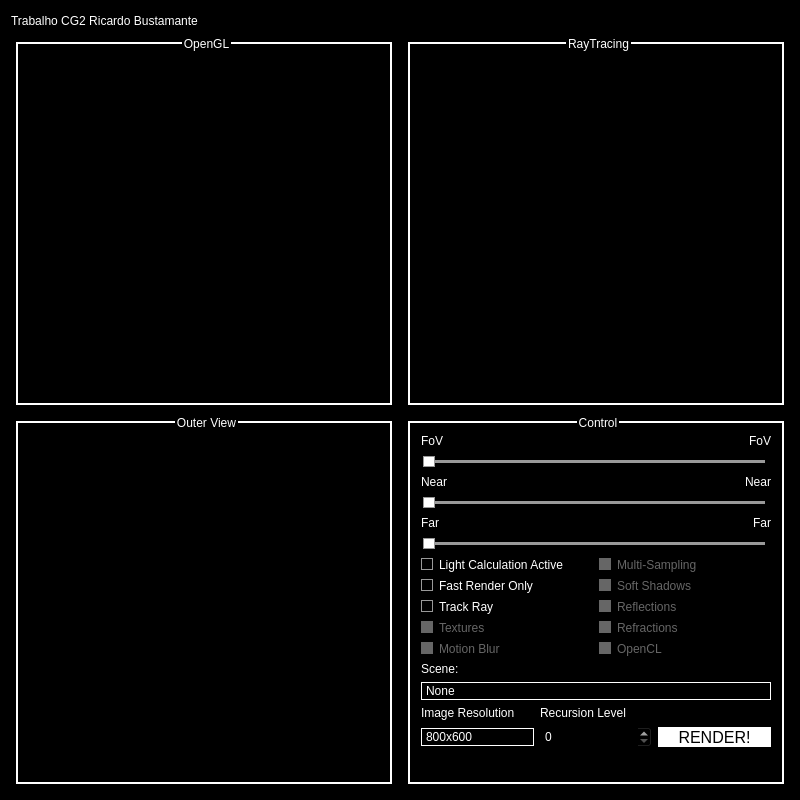
<?xml version="1.0" encoding="UTF-8"?>
<ui version="4.0">
 <class>MainWindow</class>
 <widget class="QMainWindow" name="MainWindow">
  <property name="geometry">
   <rect>
    <x>0</x>
    <y>0</y>
    <width>800</width>
    <height>800</height>
   </rect>
  </property>
  <property name="minimumSize">
   <size>
    <width>800</width>
    <height>800</height>
   </size>
  </property>
  <property name="windowTitle">
   <string>Trabalho CG2 - Ricardo Bustamante</string>
  </property>
  <property name="styleSheet">
   <string notr="true">/* ===QWidget=== */

QWidget{
background-color: #000;
color: #fff;
}

/* ===QSlider=== */
QSlider::groove:horizontal {
     background: #999;
     position: absolute; /* absolutely position 4px from the left and right of the widget. setting margins on the widget should work too... */
	top: 6px;bottom: 6px;
     left: 6px; right: 6px;
 }

 QSlider::handle:horizontal {
     height: 10px;
	width: 10px;
    background: #fff;
	border: 1px solid #999;
     margin:  -4px; /* expand outside the groove */
 }

/* ===QGroupBox=== */
QGroupBox{
	border: 2px solid white;
	padding: 0px;
	margin: 5px;
}

QGroupBox::title{
	subcontrol-origin: margin;
	subcontrol-position: top center;
}

/* ===QCheckBox=== */
QCheckBox::indicator{
	background-color: #999;
	border: 1px solid #999;
	width: 10px;
	height: 10px;
}

QCheckBox::indicator::checked{
	background-color: #fff;
}

QCheckBox::indicator::unchecked{
	background-color: #000;
}

QCheckBox::indicator::disabled{
	background-color: #666;
	border: 1px solid #666;
}

QCheckBox::disabled{
	color: #666;
}

/* ===QComboBox=== */
QComboBox{
	background-color: #000;
	border: 1px solid white;
}

QComboBox::drop-down{
border: none;
}

QComboBox::down-arrow{
	
	border-image: url(:/resources/arrow.png);
}

QComboBox::hover{
	background-color: #666
}

/* ===QPushButton=== */
QPushButton{
	border:1px solid white;
width: 20px;
height: 20px;
}

QPushButton::hover{
	background-color: #666
}</string>
  </property>
  <widget class="QWidget" name="centralWidget">
   <property name="styleSheet">
    <string notr="true"/>
   </property>
   <layout class="QGridLayout" name="gridLayout" rowstretch="0,5,5" columnstretch="5,5">
    <item row="1" column="0">
     <widget class="QGroupBox" name="opengl_box">
      <property name="styleSheet">
       <string notr="true"/>
      </property>
      <property name="title">
       <string>OpenGL</string>
      </property>
      <layout class="QHBoxLayout" name="horizontalLayout_4"/>
     </widget>
    </item>
    <item row="1" column="1">
     <widget class="QGroupBox" name="raytracing_box">
      <property name="title">
       <string>RayTracing</string>
      </property>
      <layout class="QHBoxLayout" name="horizontalLayout_5"/>
     </widget>
    </item>
    <item row="2" column="0">
     <widget class="QGroupBox" name="outerview_box">
      <property name="title">
       <string>Outer View</string>
      </property>
      <layout class="QHBoxLayout" name="horizontalLayout_6"/>
     </widget>
    </item>
    <item row="0" column="1">
     <layout class="QHBoxLayout" name="horizontalLayout_7">
      <item>
       <spacer name="horizontalSpacer_3">
        <property name="orientation">
         <enum>Qt::Horizontal</enum>
        </property>
        <property name="sizeHint" stdset="0">
         <size>
          <width>40</width>
          <height>20</height>
         </size>
        </property>
       </spacer>
      </item>
     </layout>
    </item>
    <item row="0" column="0">
     <layout class="QHBoxLayout" name="horizontalLayout_8">
      <item>
       <widget class="QLabel" name="label_2">
        <property name="text">
         <string>Trabalho CG2 Ricardo Bustamante</string>
        </property>
       </widget>
      </item>
      <item>
       <spacer name="horizontalSpacer_2">
        <property name="orientation">
         <enum>Qt::Horizontal</enum>
        </property>
        <property name="sizeHint" stdset="0">
         <size>
          <width>40</width>
          <height>20</height>
         </size>
        </property>
       </spacer>
      </item>
     </layout>
    </item>
    <item row="2" column="1">
     <widget class="QGroupBox" name="groupBox_4">
      <property name="title">
       <string>Control</string>
      </property>
      <layout class="QVBoxLayout" name="verticalLayout_2">
       <item>
        <layout class="QHBoxLayout" name="horizontalLayout">
         <item>
          <widget class="QLabel" name="label_4">
           <property name="text">
            <string>FoV</string>
           </property>
          </widget>
         </item>
         <item>
          <widget class="QLabel" name="fov_label">
           <property name="text">
            <string>FoV</string>
           </property>
           <property name="alignment">
            <set>Qt::AlignRight|Qt::AlignTrailing|Qt::AlignVCenter</set>
           </property>
          </widget>
         </item>
        </layout>
       </item>
       <item>
        <widget class="QSlider" name="fov_slider">
         <property name="maximum">
          <number>100</number>
         </property>
         <property name="singleStep">
          <number>10</number>
         </property>
         <property name="value">
          <number>0</number>
         </property>
         <property name="orientation">
          <enum>Qt::Horizontal</enum>
         </property>
         <property name="tickPosition">
          <enum>QSlider::NoTicks</enum>
         </property>
         <property name="tickInterval">
          <number>10</number>
         </property>
        </widget>
       </item>
       <item>
        <layout class="QHBoxLayout" name="horizontalLayout_2">
         <item>
          <widget class="QLabel" name="label_5">
           <property name="text">
            <string>Near</string>
           </property>
          </widget>
         </item>
         <item>
          <widget class="QLabel" name="near_label">
           <property name="text">
            <string>Near</string>
           </property>
           <property name="alignment">
            <set>Qt::AlignRight|Qt::AlignTrailing|Qt::AlignVCenter</set>
           </property>
          </widget>
         </item>
        </layout>
       </item>
       <item>
        <widget class="QSlider" name="near_slider">
         <property name="maximum">
          <number>100</number>
         </property>
         <property name="orientation">
          <enum>Qt::Horizontal</enum>
         </property>
        </widget>
       </item>
       <item>
        <layout class="QHBoxLayout" name="horizontalLayout_3">
         <item>
          <widget class="QLabel" name="label_7">
           <property name="text">
            <string>Far</string>
           </property>
          </widget>
         </item>
         <item>
          <widget class="QLabel" name="far_label">
           <property name="text">
            <string>Far</string>
           </property>
           <property name="alignment">
            <set>Qt::AlignRight|Qt::AlignTrailing|Qt::AlignVCenter</set>
           </property>
          </widget>
         </item>
        </layout>
       </item>
       <item>
        <widget class="QSlider" name="far_slider">
         <property name="maximum">
          <number>100</number>
         </property>
         <property name="value">
          <number>0</number>
         </property>
         <property name="orientation">
          <enum>Qt::Horizontal</enum>
         </property>
        </widget>
       </item>
       <item>
        <layout class="QGridLayout" name="gridLayout_2">
         <item row="4" column="0">
          <widget class="QCheckBox" name="checkBox_5">
           <property name="enabled">
            <bool>false</bool>
           </property>
           <property name="text">
            <string>Textures</string>
           </property>
          </widget>
         </item>
         <item row="2" column="1">
          <widget class="QCheckBox" name="checkBox">
           <property name="enabled">
            <bool>false</bool>
           </property>
           <property name="text">
            <string>Reflections</string>
           </property>
          </widget>
         </item>
         <item row="0" column="1">
          <widget class="QCheckBox" name="checkBox_3">
           <property name="enabled">
            <bool>false</bool>
           </property>
           <property name="text">
            <string>Multi-Sampling</string>
           </property>
          </widget>
         </item>
         <item row="1" column="1">
          <widget class="QCheckBox" name="checkBox_2">
           <property name="enabled">
            <bool>false</bool>
           </property>
           <property name="text">
            <string>Soft Shadows</string>
           </property>
          </widget>
         </item>
         <item row="5" column="0">
          <widget class="QCheckBox" name="checkBox_6">
           <property name="enabled">
            <bool>false</bool>
           </property>
           <property name="text">
            <string>Motion Blur</string>
           </property>
          </widget>
         </item>
         <item row="2" column="0">
          <widget class="QCheckBox" name="track_ray_check">
           <property name="text">
            <string>Track Ray</string>
           </property>
          </widget>
         </item>
         <item row="0" column="0">
          <widget class="QCheckBox" name="light_check">
           <property name="text">
            <string>Light Calculation Active</string>
           </property>
          </widget>
         </item>
         <item row="1" column="0">
          <widget class="QCheckBox" name="fast_render_check">
           <property name="text">
            <string>Fast Render Only</string>
           </property>
           <property name="checked">
            <bool>false</bool>
           </property>
          </widget>
         </item>
         <item row="5" column="1">
          <widget class="QCheckBox" name="checkBox_4">
           <property name="enabled">
            <bool>false</bool>
           </property>
           <property name="text">
            <string>OpenCL</string>
           </property>
          </widget>
         </item>
         <item row="4" column="1">
          <widget class="QCheckBox" name="checkBox_7">
           <property name="enabled">
            <bool>false</bool>
           </property>
           <property name="text">
            <string>Refractions</string>
           </property>
          </widget>
         </item>
        </layout>
       </item>
       <item>
        <widget class="QLabel" name="label_3">
         <property name="text">
          <string>Scene:</string>
         </property>
        </widget>
       </item>
       <item>
        <widget class="QComboBox" name="scene_comboBox">
         <item>
          <property name="text">
           <string>None</string>
          </property>
         </item>
         <item>
          <property name="text">
           <string>Boxes</string>
          </property>
         </item>
         <item>
          <property name="text">
           <string>Crystals</string>
          </property>
         </item>
         <item>
          <property name="text">
           <string>spheres</string>
          </property>
         </item>
         <item>
          <property name="text">
           <string>pyramid</string>
          </property>
         </item>
         <item>
          <property name="text">
           <string>plane</string>
          </property>
         </item>
         <item>
          <property name="text">
           <string>car</string>
          </property>
         </item>
         <item>
          <property name="text">
           <string>cornell</string>
          </property>
         </item>
         <item>
          <property name="text">
           <string>textured</string>
          </property>
         </item>
         <item>
          <property name="text">
           <string>cubes</string>
          </property>
         </item>
         <item>
          <property name="text">
           <string>cube</string>
          </property>
         </item>
         <item>
          <property name="text">
           <string>tr_and_ref</string>
          </property>
         </item>
         <item>
          <property name="text">
           <string>environment</string>
          </property>
         </item>
         <item>
          <property name="text">
           <string>enviro_monkey</string>
          </property>
         </item>
         <item>
          <property name="text">
           <string>enviro_ball</string>
          </property>
         </item>
        </widget>
       </item>
       <item>
        <layout class="QGridLayout" name="gridLayout_3">
         <item row="0" column="0">
          <widget class="QLabel" name="label">
           <property name="text">
            <string>Image Resolution</string>
           </property>
          </widget>
         </item>
         <item row="1" column="0">
          <widget class="QComboBox" name="image_size">
           <property name="styleSheet">
            <string notr="true"/>
           </property>
           <property name="currentIndex">
            <number>0</number>
           </property>
           <item>
            <property name="text">
             <string>800x600</string>
            </property>
           </item>
           <item>
            <property name="text">
             <string>1024x768</string>
            </property>
           </item>
           <item>
            <property name="text">
             <string>1280x800</string>
            </property>
           </item>
           <item>
            <property name="text">
             <string>1440x900</string>
            </property>
           </item>
          </widget>
         </item>
         <item row="1" column="2">
          <widget class="QPushButton" name="render_button">
           <property name="styleSheet">
            <string notr="true">QPushButton{
	background-color: #ffffff;
	color: #000;
	font: 75 12pt;
	border: 0px;
}

QPushButton::hover{
	background-color: qlineargradient(spread:pad, x1:0, y1:0, x2:1, y2:0, stop:0 rgba(255, 0, 0, 255), stop:0.166 rgba(255, 255, 0, 255), stop:0.333 rgba(0, 255, 0, 255), stop:0.5 rgba(0, 255, 255, 255), stop:0.666 rgba(0, 0, 255, 255), stop:0.833 rgba(255, 0, 255, 255), stop:1 rgba(255, 0, 0, 255));
	color: #FFF;
}</string>
           </property>
           <property name="text">
            <string>RENDER!</string>
           </property>
          </widget>
         </item>
         <item row="1" column="1">
          <widget class="QSpinBox" name="recursion_spinBox"/>
         </item>
         <item row="0" column="1">
          <widget class="QLabel" name="label_6">
           <property name="text">
            <string>Recursion Level</string>
           </property>
          </widget>
         </item>
        </layout>
       </item>
       <item>
        <spacer name="verticalSpacer">
         <property name="orientation">
          <enum>Qt::Vertical</enum>
         </property>
         <property name="sizeHint" stdset="0">
          <size>
           <width>20</width>
           <height>214</height>
          </size>
         </property>
        </spacer>
       </item>
      </layout>
     </widget>
    </item>
   </layout>
  </widget>
 </widget>
 <layoutdefault spacing="6" margin="11"/>
 <resources/>
 <connections/>
</ui>
